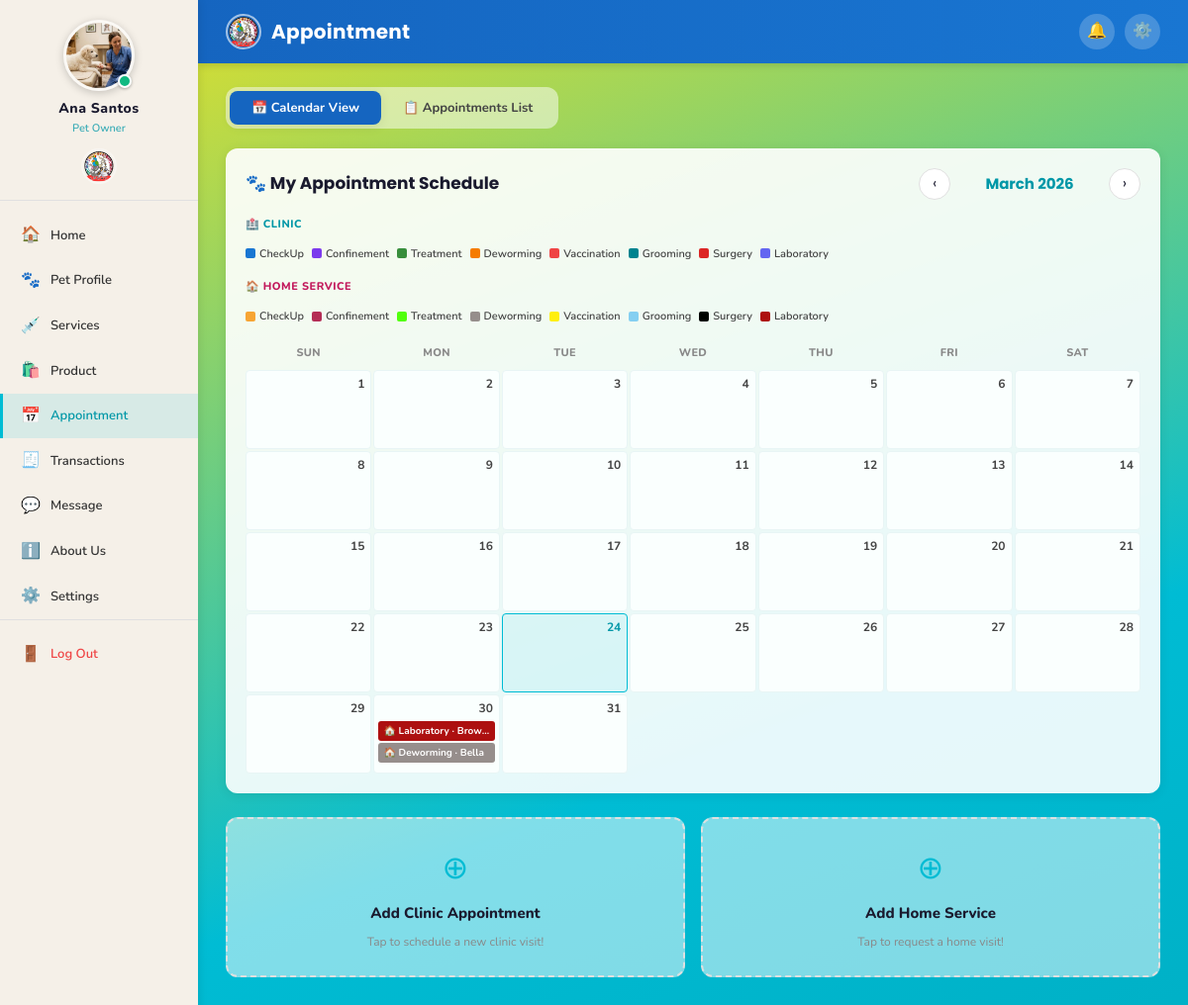
The app's page /user/appointments.php (signed in), older data.
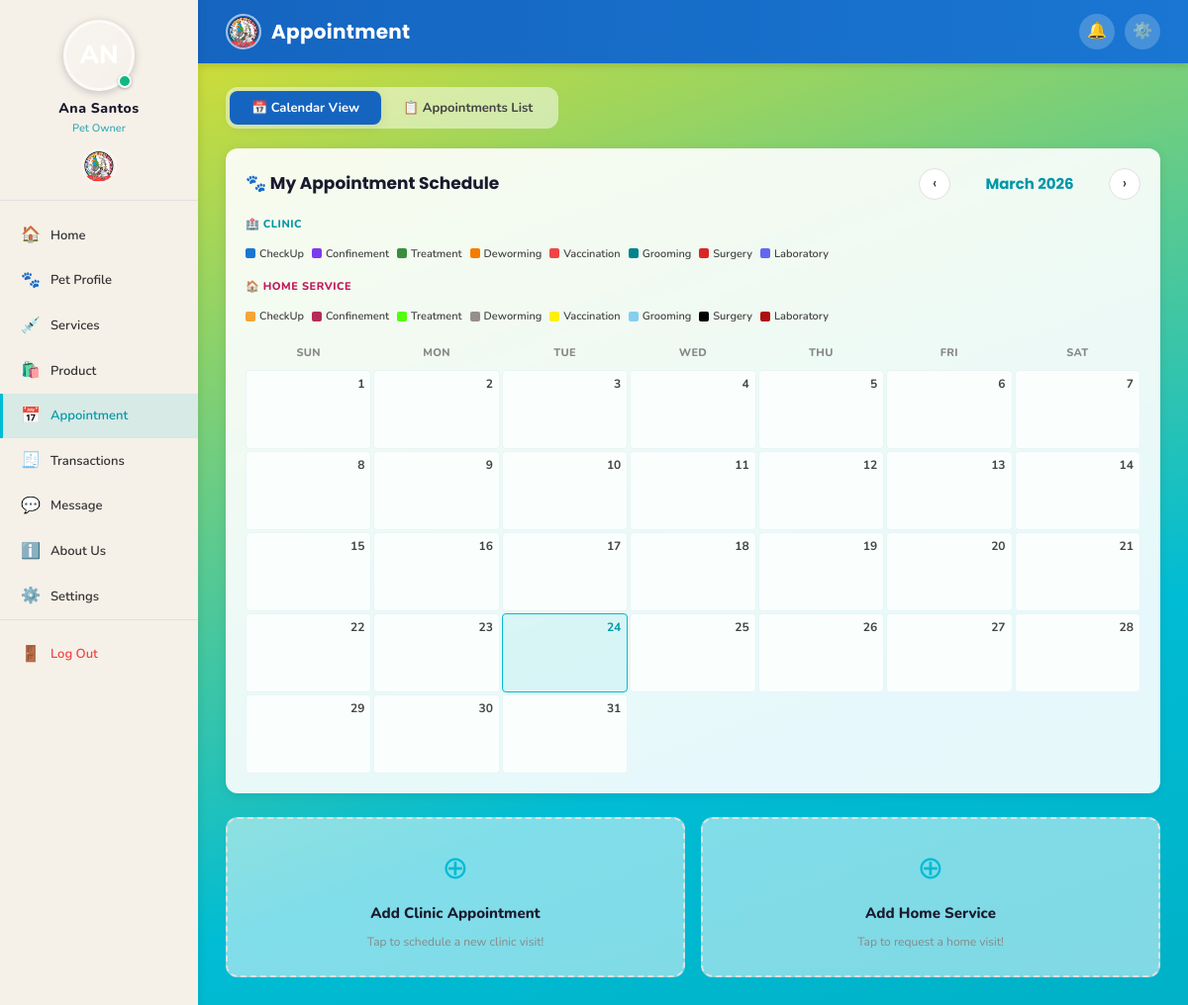
The same page, newer data.
### tables this page shows
CREATE TABLE `users` (
  `id` int(11) NOT NULL,
  `name` varchar(100) NOT NULL,
  `address` varchar(255) DEFAULT NULL,
  `contact_no` varchar(20) DEFAULT NULL,
  `email` varchar(100) NOT NULL,
  `password` varchar(255) NOT NULL,
  `profile_picture` varchar(255) DEFAULT NULL,
  `gender` enum('male','female') DEFAULT 'female',
  `role` enum('user','admin','staff') DEFAULT 'user',
  `position` varchar(100) DEFAULT NULL,
  `status` enum('active','inactive') DEFAULT 'active',
  `created_at` timestamp NOT NULL DEFAULT current_timestamp(),
  `updated_at` timestamp NOT NULL DEFAULT current_timestamp() ON UPDATE current_timestamp()
);

### includes/db.php (called while the page is built, shortened)
<?php
function getRow($conn, $sql) {
    $result = mysqli_query($conn, $sql);
    if ($result && mysqli_num_rows($result) > 0) {
        return mysqli_fetch_assoc($result);
    }
    return null;
}
function getRows($conn, $sql) {
    $result = mysqli_query($conn, $sql);
    $rows = [];
    if ($result && mysqli_num_rows($result) > 0) {
        while ($row = mysqli_fetch_assoc($result)) {
            $rows[] = $row;
        }
    }
    return $rows;
}
?>

### user/appointments.php (the view, shortened to what the changed rows need)
<?php
require_once '../includes/auth.php';
$user_id = (int)$_SESSION['user_id'];
$month = isset($_GET['month']) ? (int)$_GET['month'] : (int)date('n');
$year  = isset($_GET['year'])  ? (int)$_GET['year']  : (int)date('Y');
$svc_colors = [
    'CheckUp'      => '#1976d2',
    'Confinement'  => '#7c3aed',
    'Treatment'    => '#388e3c',
    'Deworming'    => '#f57c00',
    'Vaccination'  => '#ef4444',
    'Grooming'     => '#00838f',
    'Surgery'      => '#dc2626',
    'Laboratory'   => '#6366f1',
];
$home_svc_colors = [
    'CheckUp'      => '#f7a534',
    'Confinement'  => '#b42d56',
    'Treatment'    => '#51ff0c',
    'Deworming'    => '#968e8c',
    'Vaccination'  => '#ffef0e',
    'Grooming'     => '#85cff1',
    'Surgery'      => '#000000',
    'Laboratory'   => '#ad1010',
];
$db_services = getRows($conn, "SELECT name FROM services");
$svc_name_map      = [];
$home_svc_name_map = [];
foreach ($db_services as $sv) {
    $db_name = $sv['name'];
    $matched_clinic = false;
    foreach ($svc_colors as $key => $color) {
        if (strtolower($db_name) === strtolower($key)) {
            $svc_name_map[$db_name] = $color;
            $matched_clinic = true;
            break;
        }
    }
    if (!$matched_clinic) {
        $svc_name_map[$db_name] = '#607d8b';
    }
    $matched_home = false;
    foreach ($home_svc_colors as $key => $color) {
        if (strtolower($db_name) === strtolower($key)) {
            $home_svc_name_map[$db_name] = $color;
            $matched_home = true;
            break;
        }
    }
    if (!$matched_home) {
        $home_svc_name_map[$db_name] = '#8b2f68';
    }
}
$svc_colors      = $svc_name_map;
$home_svc_colors = $home_svc_name_map;
$days_in_month = cal_days_in_month(CAL_GREGORIAN,$month,$year);
$cal_appts = getRows($conn,
    "SELECT a.*,p.name AS pet_name,s.name AS svc_name FROM appointments a
     LEFT JOIN pets p ON a.pet_id=p.id LEFT JOIN services s ON a.service_id=s.id
     WHERE a.user_id=$user_id AND MONTH(a.appointment_date)=$month AND YEAR(a.appointment_date)=$year
     AND a.status NOT IN ('cancelled','completed')
     ORDER BY a.appointment_date ASC,a.appointment_time ASC");
$cal_by_day = [];
foreach ($cal_appts as $ca) {
    $day = (int)date('j', strtotime($ca['appointment_date']));
    if ($ca['appointment_type'] === 'home_service') {
        $hpets = getRows($conn,
            "SELECT hsp.pet_name, hsp.species, s.name AS service_name, s.id AS service_id
             FROM home_service_pets hsp
             LEFT JOIN services s ON hsp.service_id = s.id
             WHERE hsp.appointment_id = {$ca['id']}");
        if (!empty($hpets)) {
            foreach ($hpets as $hp) {
                $event              = $ca;
                $event['pet_name']  = $hp['pet_name'];
                $event['svc_name']  = $hp['service_name'] ?? 'Home Service';
                $event['is_home']   = true;
                $event['home_pets'] = $hpets;
                $event['home_svc_label'] = $hp['service_name'] ?? 'Home Service';
                $cal_by_day[$day][] = $event;
            }
        } else {
            $ca['is_home']        = true;
            $ca['home_pets']      = [];
            $ca['home_svc_label'] = 'Home Service';
            $cal_by_day[$day][]   = $ca;
        }
    } else {
        $ca['is_home'] = false;
        $cal_by_day[$day][] = $ca;
    }
}
?>
<!DOCTYPE html>
<html lang="en">
<head>
    <link rel="stylesheet" href="../assets/css/style.css">
</head>
<body>
<div class="app-wrapper">
    <?php include '../includes/sidebar_user.php'; ?>
    <div class="main-content">
        <div class="page-body">
            <div id="view-calendar">
                <div class="calendar-wrap">
                    <div class="cal-grid">
                        <?php
                        $td=(int)date('j');$tm=(int)date('m');$ty=(int)date('Y');
                        for($d=1;$d<=$days_in_month;$d++):
                            $is_today=($d===$td&&$month===$tm&&$year===$ty);
                            $events=$cal_by_day[$d]??[];$show_max=5;
                        ?>
                            <div class="cal-cell <?= $is_today?'today':'' ?>">
                                <div class="cal-day-num"><?= $d ?></div>
                                <?php foreach(array_slice($events,0,$show_max) as $ev):
                                    $is_home   = !empty($ev['is_home']);
                                    $color_map = $is_home ? $home_svc_colors : $svc_colors;
                                    $svc_key   = $ev['svc_name'] ?? '';
                                    $ec        = $color_map[$svc_key] ?? ($is_home ? '#8b2f68' : '#607d8b');
                                    $pet_label = $ev['pet_name'] ?: ($is_home ? 'Home' : '?');
                                    $svc_label = $ev['svc_name'] ?: ($is_home ? 'Home Service' : 'Appointment');
                                    $icon      = $is_home ? '🏠' : '🏥';
                                ?>
                                    <div class="cal-event" style="background:<?= $ec ?>;"
                                         onclick="openApptModal(<?= htmlspecialchars(json_encode($ev),ENT_QUOTES) ?>)"
                                         title="<?= htmlspecialchars($icon.' '.$pet_label.' — '.$svc_label) ?>">
                                        <?= $icon ?> <?= htmlspecialchars($svc_label) ?> · <?= htmlspecialchars($pet_label) ?>
                                    </div>
                                <?php endforeach; ?>
                            </div>
                        <?php endfor; ?>
                    </div>
                </div>
            </div>
        </div>
    </div>
</div>
</body>
</html>

### includes/sidebar_user.php (shortened to what the changed rows need)
<?php
$user_data     = getRow($conn, "SELECT name, profile_picture, gender FROM users WHERE id=" . (int)$_SESSION['user_id']);
$user_name     = $user_data['name']            ?? ($_SESSION['user_name'] ?? 'Pet Owner');
$user_gender   = $user_data['gender']          ?? 'female';
$user_pic      = $user_data['profile_picture'] ?? '';
$_avatar_disk_base = dirname(__DIR__) . '/assets/images/avatars/';
$_avatar_web_base  = '../assets/images/avatars/';
$_avatar_default   = $user_gender === 'male' ? 'boy_profile.jpg' : 'girl_profile.jpg';
if (!empty($user_pic) && file_exists($_avatar_disk_base . $user_pic)) {
    $avatar_src  = $_avatar_web_base . htmlspecialchars($user_pic);
    $avatar_show = true;
} elseif (file_exists($_avatar_disk_base . $_avatar_default)) {
    $avatar_src  = $_avatar_web_base . $_avatar_default;
    $avatar_show = true;
} else {
    $avatar_src  = '';
    $avatar_show = false;
}
?>
<aside class="sidebar">
    <a href="profile.php" class="sidebar-logo"
       style="flex-direction:column; align-items:center; padding:20px 16px 16px; gap:10px;
              text-decoration:none; cursor:pointer; transition:var(--transition);"
       onmouseover="this.style.background='rgba(0,0,0,0.05)'"
       onmouseout="this.style.background='transparent'">
        <div style="position:relative; width:72px; height:72px; flex-shrink:0;">
            <?php if ($avatar_show): ?>
                <img src="<?= $avatar_src ?>"
                     alt="<?= htmlspecialchars($user_name) ?>"
                     id="sidebarUserAvatar"
                     style="width:72px; height:72px; border-radius:50%; object-fit:cover;
                            border:3px solid rgba(255,255,255,0.6);
                            box-shadow:0 2px 8px rgba(0,0,0,0.2);"
                     onerror="this.style.display='none'; document.getElementById('sidebarUserInitials').style.display='flex';">
            <?php endif; ?>
            <span style="position:absolute; bottom:3px; right:3px;
                         width:14px; height:14px; border-radius:50%;
                         background:#10b981; border:2px solid #fff;
                         box-shadow:0 1px 3px rgba(0,0,0,0.3);">
            </span>
        </div>
        <div style="text-align:center;">
            <div class="username" style="font-size:14px; font-weight:800; letter-spacing:0.5px;">
                <?= htmlspecialchars($user_name) ?>
            </div>
            <div class="role" style="font-size:11px; opacity:0.75; margin-top:2px;">
                Pet Owner
            </div>
        </div>
    </a>
</aside>

Row changes from the older to the newer data that the page shows:
changed users "Ana Santos": profile_picture "avatar_2_1774249991.jpg" → "avatar_2_1774257244.png" (drawn); profile_picture: picture removed
Text that changed along with them:
list line gone: "🏠 Laboratory · Brow… 🏠 Deworming · Bella"
